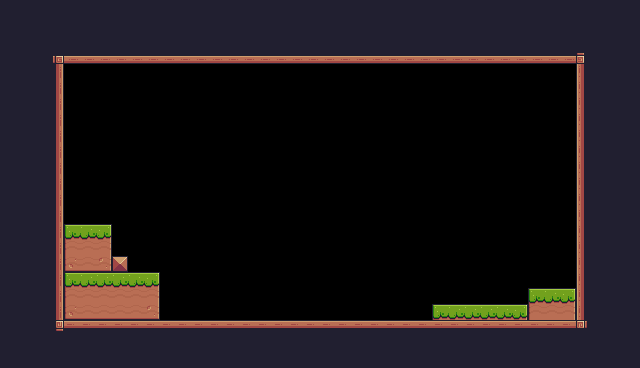

A level layout from a 2D game, rendered from its tile map. Below: a short description, then the map file with its tile-grid data intact:
An orthogonal 40x23 tile map with 16x16 px tiles, 1 tile layer (Background) and 1 object (Player).

<map version="1.10" tiledversion="1.10.2" orientation="orthogonal" renderorder="right-down" width="40" height="23" tilewidth="16" tileheight="16" infinite="0" nextlayerid="3" nextobjectid="6">
 <tileset firstgid="1" source="Pixel Adventure.tsx" />
 <layer id="1" name="Background" width="40" height="23">
  <data encoding="csv">
112,112,112,112,112,112,112,112,112,112,112,112,112,112,112,112,112,112,112,112,112,112,112,112,112,112,112,112,112,112,112,112,112,112,112,112,112,112,112,112,
112,112,112,112,112,112,112,112,112,112,112,112,112,112,112,112,112,112,112,112,112,112,112,112,112,112,112,112,112,112,112,112,112,112,112,112,112,112,112,112,
112,112,112,112,112,112,112,112,112,112,112,112,112,112,112,112,112,112,112,112,112,112,112,112,112,112,112,112,112,112,112,112,112,112,112,112,112,112,112,112,
112,112,112,92,134,134,134,134,134,134,134,134,134,134,134,134,134,134,134,134,134,134,134,134,134,134,134,134,134,134,134,134,134,134,134,134,93,112,112,112,
112,112,112,113,0,0,0,0,0,0,0,0,0,0,0,0,0,0,0,0,0,0,0,0,0,0,0,0,0,0,0,0,0,0,0,0,111,112,112,112,
112,112,112,113,0,0,0,0,0,0,0,0,0,0,0,0,0,0,0,0,0,0,0,0,0,0,0,0,0,0,0,0,0,0,0,0,111,112,112,112,
112,112,112,113,0,0,0,0,0,0,0,0,0,0,0,0,0,0,0,0,0,0,0,0,0,0,0,0,0,0,0,0,0,0,0,0,111,112,112,112,
112,112,112,113,0,0,0,0,0,0,0,0,0,0,0,0,0,0,0,0,0,0,0,0,0,0,0,0,0,0,0,0,0,0,0,0,111,112,112,112,
112,112,112,113,0,0,0,0,0,0,0,0,0,0,0,0,0,0,0,0,0,0,0,0,0,0,0,0,0,0,0,0,0,0,0,0,111,112,112,112,
112,112,112,113,0,0,0,0,0,0,0,0,0,0,0,0,0,0,0,0,0,0,0,0,0,0,0,0,0,0,0,0,0,0,0,0,111,112,112,112,
112,112,112,113,0,0,0,0,0,0,0,0,0,0,0,0,0,0,0,0,0,0,0,0,0,0,0,0,0,0,0,0,0,0,0,0,111,112,112,112,
112,112,112,113,0,0,0,0,0,0,0,0,0,0,0,0,0,0,0,0,0,0,0,0,0,0,0,0,0,0,0,0,0,0,0,0,111,112,112,112,
112,112,112,113,0,0,0,0,0,0,0,0,0,0,0,0,0,0,0,0,0,0,0,0,0,0,0,0,0,0,0,0,0,0,0,0,111,112,112,112,
112,112,112,113,0,0,0,0,0,0,0,0,0,0,0,0,0,0,0,0,0,0,0,0,0,0,0,0,0,0,0,0,0,0,0,0,111,112,112,112,
112,112,112,113,7,8,9,0,0,0,0,0,0,0,0,0,0,0,0,0,0,0,0,0,0,0,0,0,0,0,0,0,0,0,0,0,111,112,112,112,
112,112,112,113,29,30,31,0,0,0,0,0,0,0,0,0,0,0,0,0,0,0,0,0,0,0,0,0,0,0,0,0,0,0,0,0,111,112,112,112,
112,112,112,113,51,52,53,35,0,0,0,0,0,0,0,0,0,0,0,0,0,0,0,0,0,0,0,0,0,0,0,0,0,0,0,0,111,112,112,112,
112,112,112,113,7,8,8,8,8,9,0,0,0,0,0,0,0,0,0,0,0,0,0,0,0,0,0,0,0,0,0,0,0,0,0,0,111,112,112,112,
112,112,112,113,29,30,30,30,30,31,0,0,0,0,0,0,0,0,0,0,0,0,0,0,0,0,0,0,0,0,0,0,0,7,8,9,111,112,112,112,
112,112,112,113,51,52,52,52,52,53,0,0,0,0,0,0,0,0,0,0,0,0,0,0,0,0,0,7,8,8,8,8,9,29,30,31,111,112,112,112,
112,112,112,114,90,90,90,90,90,90,90,90,90,90,90,90,90,90,90,90,90,90,90,90,90,90,90,90,90,90,90,90,90,90,90,90,115,112,112,112,
112,112,112,112,112,112,112,112,112,112,112,112,112,112,112,112,112,112,112,112,112,112,112,112,112,112,112,112,112,112,112,112,112,112,112,112,112,112,112,112,
112,112,112,112,112,112,112,112,112,112,112,112,112,112,112,112,112,112,112,112,112,112,112,112,112,112,112,112,112,112,112,112,112,112,112,112,112,112,112,112
</data>
 </layer>
 <objectgroup id="2" name="spawnPoints">
  <object id="4" name="Player" type="Player" x="80.3762" y="193.369" width="30.675" height="29.5101" />
 </objectgroup>
</map>
